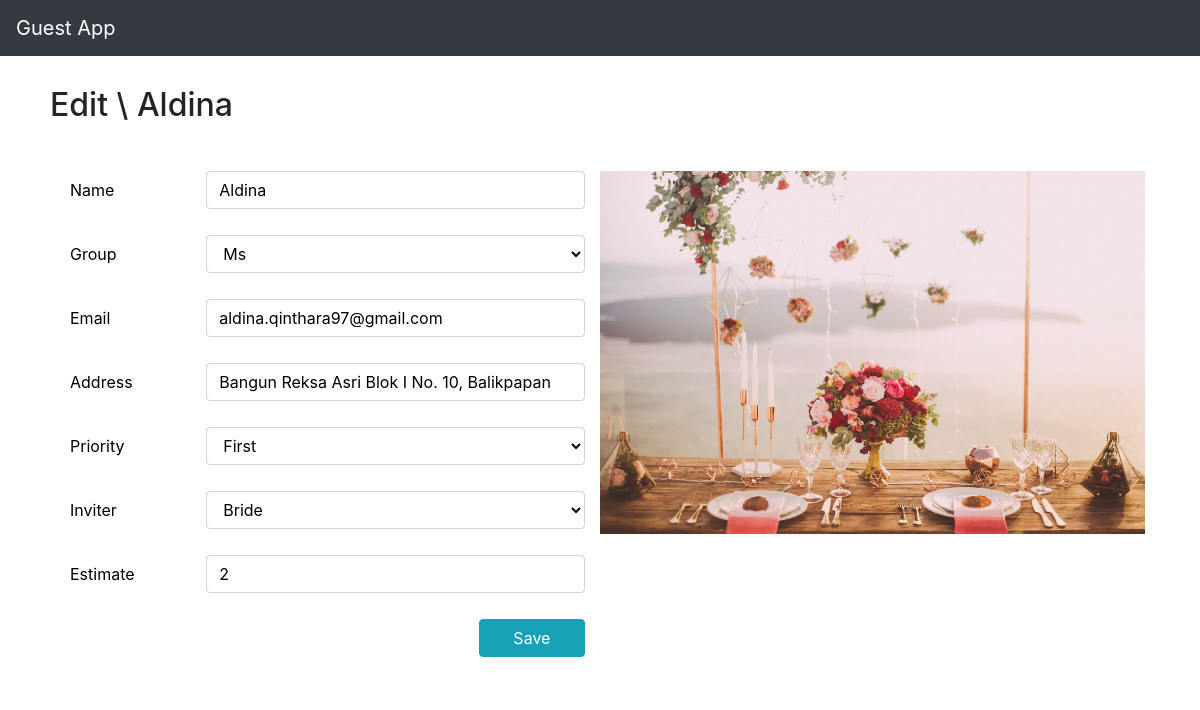
The app's page /edit/4 with its own data.
### guest/models.py (models this page shows, shortened)
class Guest(models.Model):
    group_choices = (
        ('Mr', 'Mr'),
        ('Mrs', 'Mrs'),
        ('Ms', 'Ms'),
    )
    priority_choices = (
        ('First', 'First'),
        ('Second', 'Second'),
        ('Third', 'Third'),
    )
    inviter_choices = (
        ('Groom', 'Groom'),
        ('Bride', 'Bride'),
    )
    name = models.CharField(max_length=50)
    group = models.CharField(max_length=5, choices=group_choices, default='Mr')
    email = models.CharField(max_length=50)
    address = models.CharField(max_length=100)
    priority = models.CharField(max_length=10, choices=priority_choices, default='Third')
    inviter = models.CharField(max_length=10, choices=inviter_choices, default='Groom')
    estimate = models.PositiveIntegerField(default=2)

### guest/views.py (the view)
# urls.py: path('edit/<int:pk>', views.edit, name='edit'),
def edit(request, pk):
    guest = get_object_or_404(Guest, pk=pk)
    status = 'success'
    nameValue = Guest.objects.filter(pk=pk).values('name')[0]
    guest_name = nameValue['name']
    if request.method == 'POST':
        post_form = GuestForm(request.POST, instance=guest)
        if post_form.is_valid():
            post_form.save()
            return render(request, 'guest/edit.html', {'form': post_form, 'status': status, 'guest_name': guest_name})
    else:
        form = GuestForm(instance=guest)
        return render(request, 'guest/edit.html', {'form': form, 'guest_name': guest_name})

### guest/forms.py
class GuestForm(ModelForm):
    class Meta:
        model = Guest
        fields = ['name', 'group', 'email', 'address', 'priority', 'inviter', 'estimate']

### guest/templates/guest/edit.html (shortened to what this page needs)
{% extends "guest/index.html" %}
{% block content  %}
<div class="row cs-section-header">
    <div class="col-lg-12"><h2>Edit \ {{ guest_name }}</h2></div>
</div>
<div class="row cs-form-edit">
    {% include "guest/guest_form.html" %}
</div>
{% endblock  %}

### guest/templates/guest/guest_form.html (shortened to what this page needs)
{% load widget_tweaks %}
<div class="col-lg-6">
    <form method="post">
        {% for field in form.visible_fields %}
            <div class="form-group row">
                <label for="{{ field.id_for_label }}" class="col-lg-3 col-form-label cs-label-field">{{ field.label }}</label>
                <div class="col-lg-9">
                    {% render_field field class='form-control' %}
                </div>
                <div class="col-lg-10 cs-text-error">
                </div>
            </div>
        {% endfor %}
        <div class="form-group">
            <div class="row justify-content-end">
                <div class="col-lg-3">
                    <input type="submit" class="btn btn-info btn-block" value="Save" />
                </div>
            </div>
        </div>
    </form>
</div>
<div class="col-lg-6 cs-form-bg">
</div>

### guest/static/guest/css/app.css (style rules this page uses)
.form-group { margin-bottom: 25px; }
.form-control { background-color: solid; color: black; }
.cs-section-header { height: 50px; padding: 5px; margin-bottom: 15px; }
.cs-form-add, .cs-form-edit { padding: 25px; margin-bottom: 15px; background-repeat: no-repeat; background-size: cover; }
.cs-form-bg { background-image: url('../pictures/wedding-bg.jpg'); background-position: center top; background-size: 100% auto; background-repeat: no-repeat; }
.cs-label-field { color: black; }
.cs-text-center, .cs-text-error { text-align: center; }
.cs-text-error { font-style: italic; color: white; }

### records on screen
Guest: name "Aldina", name "Aldina" "Ms" "aldina.qinthara97@gmail.com" "Bangun Reksa Asri Blok I No. 10, Balikpapan" "First" "Bride" "2"

### other values on screen
{{ field.label }} "Name" "Group" "Email" "Address" "Priority" "Inviter" "Estimate"
